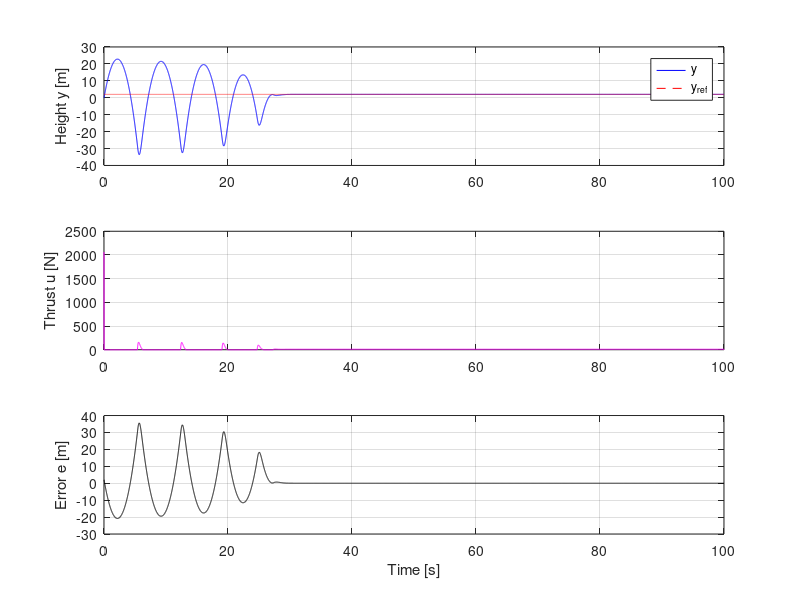

This figure's MATLAB source: (Note: this script raises an error after producing the figure.)
% vertical_pid_sim_with_animation.m
% 1-DOF mass under gravity, PID height control + animation
clear; clc;

%% 1. Parameters ----------------------------------------------------------
m      = 1.0;          % mass [kg]
g      = 9.81;         % gravity [m/s^2]
Kp     = 30;           % PID gains
Ki     = 30;
Kd     = 10;
Ts     = 0.01;        % sampling time [s]
T_end  = 100;         % simulation duration [s] ←延長
y_ref  = 2.0;          % target height [m]
y0     = 0.0;          % initial height [m]
v0     = 0.0;          % initial velocity [m/s]

%% 2. Pre-allocation ------------------------------------------------------
t  = 0:Ts:T_end;
N  = numel(t);
y  = zeros(1,N);  y(1) = y0;
v  = zeros(1,N);  v(1) = v0;
u  = zeros(1,N);
e  = zeros(1,N);
int_e = 0;              % integral term
prev_e = 0;             % for derivative

%% 3. Main loop -----------------------------------------------------------
for k = 1:N-1
   % Error
   e(k) = y_ref - y(k);
   % Integral & derivative
   int_e   = int_e + e(k)*Ts;
   der_e   = (e(k) - prev_e)/Ts;
   prev_e  = e(k);
   % PID control law
   u_unsat = Kp*e(k) + Ki*int_e + Kd*der_e;
   u(k) = max(u_unsat,0);  % saturation
   % System dynamics (Euler integration)
   a = (u(k) / m) - g;
   v(k+1) = v(k) + a*Ts;
   y(k+1) = y(k) + v(k)*Ts;
end
e(N) = y_ref - y(N);

%% 4. Plotting ------------------------------------------------------------
figure;
subplot(3,1,1);
plot(t,y,'b', t, y_ref*ones(size(t)),'--r');
ylabel('Height y [m]');
legend('y','y_{ref}','Location','best'); grid on;
subplot(3,1,2);
plot(t,u,'m');
ylabel('Thrust u [N]'); grid on;
subplot(3,1,3);
plot(t,e,'k');
xlabel('Time [s]'); ylabel('Error e [m]'); grid on;
sgtitle('Vertical Position Control with PID');

% %% 5. Animation -----------------------------------------------------------
% figure;
% % for k = 1:round(0.01/Ts):N
% for k = 1:round(0.05/Ts):N
% 
% 
%     clf;
%     % ドローンを長方形で描画
%     rectangle('Position',[-0.1, y(k)-0.05, 0.2, 0.1], ...
%               'Curvature', 0.2, 'FaceColor', [0.2 0.6 1]);
%     hold on;
%     % 地面と目標線
%     plot([-0.5 0.5],[0 0],'k','LineWidth',2); % ground
%     plot([-0.5 0.5],[y_ref y_ref],'--r','LineWidth',1.5); % target
%     % 表示設定
%     axis equal;
%     axis([-0.5 0.5 -0.2 3]);
%     title(sprintf('Time: %.2f s', t(k)));
%     ylabel('Height [m]');
%     drawnow;
% end

